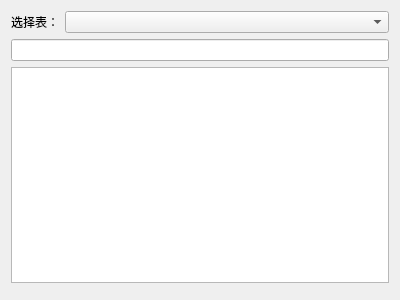
<?xml version="1.0" encoding="UTF-8"?>
<ui version="4.0">
 <class>DBManagerUI</class>
 <widget class="QWidget" name="DBManagerUI">
  <property name="geometry">
   <rect>
    <x>0</x>
    <y>0</y>
    <width>400</width>
    <height>300</height>
   </rect>
  </property>
  <property name="windowTitle">
   <string>Form</string>
  </property>
  <layout class="QVBoxLayout" name="verticalLayout">
   <item>
    <layout class="QHBoxLayout" name="horizontalLayout" stretch="1,9">
     <item>
      <widget class="QLabel" name="label_2">
       <property name="text">
        <string>选择表：</string>
       </property>
       <property name="alignment">
        <set>Qt::AlignRight|Qt::AlignTrailing|Qt::AlignVCenter</set>
       </property>
      </widget>
     </item>
     <item>
      <widget class="QComboBox" name="comboBox"/>
     </item>
    </layout>
   </item>
   <item>
    <widget class="QLineEdit" name="lineEdit"/>
   </item>
   <item>
    <widget class="QTableView" name="tableView"/>
   </item>
   <item>
    <widget class="SqlPageControleUI" name="pageCtrWidet" native="true"/>
   </item>
  </layout>
 </widget>
 <customwidgets>
  <customwidget>
   <class>SqlPageControleUI</class>
   <extends>QWidget</extends>
   <header location="global">../sqlPageControleUI/sqlpagecontroleui.h</header>
   <container>1</container>
  </customwidget>
 </customwidgets>
 <resources/>
 <connections/>
</ui>
